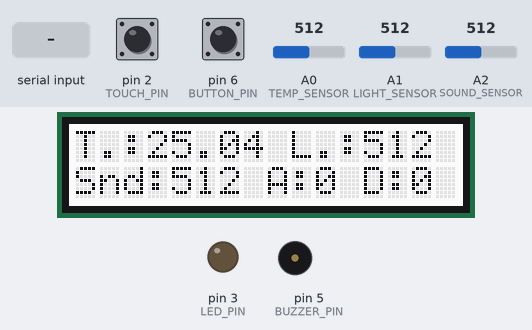
This sketch was run on a simulated Arduino Uno, built for the host (arithmetic inside an expression is 32-bit, double 64-bit). Shown: 16×2 character LCD, output pins drawn as LEDs (lit = HIGH), buzzer (waves = sounding, pin HIGH). The inputs (shaded band) are chosen by the test bench; at power-on: A2 (SOUND_SENSOR) = 512, A0 (TEMP_SENSOR) = 512, pin 6 (BUTTON_PIN) LOW, pin 2 (TOUCH_PIN) LOW, A1 (LIGHT_SENSOR) = 512. What the sketch prints to the serial monitor is not drawn.

Above: at 1.2 s.
1.3 s: "H" received over Serial
At 4.3 s:
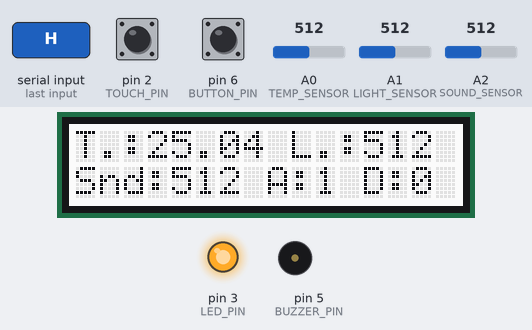
4.7 s: A2 (SOUND_SENSOR) set to 54
At 6.1 s:
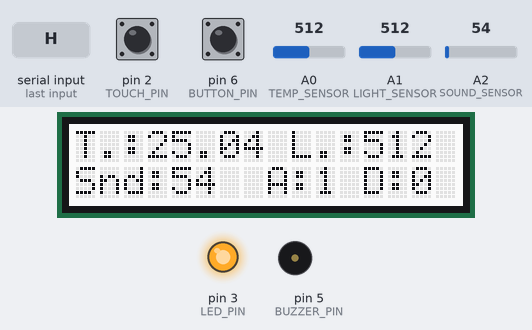
6.7 s: A2 (SOUND_SENSOR) set to 44
At 7.41 s:
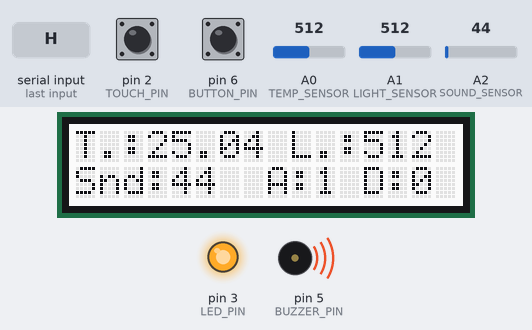
10.8 s: A0 (TEMP_SENSOR) set to 716
At 13.3 s:
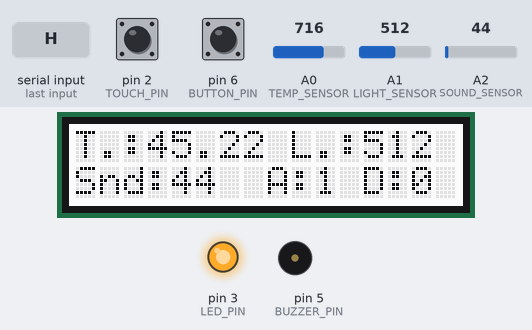
13.4 s: pin 6 (BUTTON_PIN) pulled HIGH for 1 s
At 15.3 s:
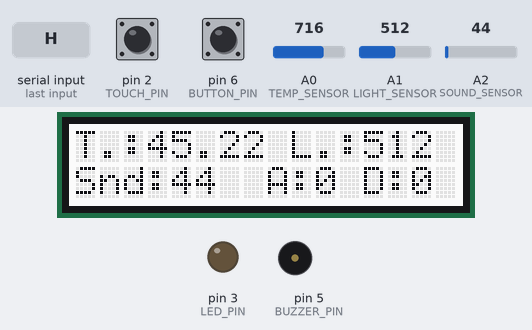
16.1 s: "H" received over the second serial link
At 16.8 s:
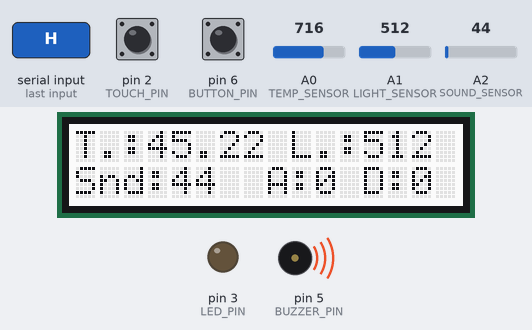
Timing chart, 0 to 19.2 s (numbered marks = the images above; inputs shaded):
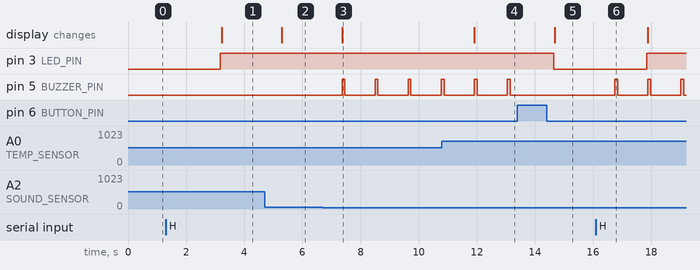

Measured:
- the behaviour switches between 50 and 49 on A2 (SOUND_SENSOR) (found by bisection; images 2 and 3)
- after the input at 1.3 s, pin 3 (LED_PIN): LOW → HIGH after 1.9 s; the display: changes after 1.9 s (image 1)
- after the input at 4.7 s, the display: changes after 0.59 s (image 2)
- after the input at 6.7 s, pin 5 (BUZZER_PIN): alternates HIGH for 0.10 s and LOW for 1.0 s, starting after 0.66 s; the display: changes after 0.66 s (image 3)
- after the input at 10.8 s, the display: changes after 1.1 s (image 4)
- after the input at 13.4 s, pin 3 (LED_PIN): HIGH → LOW after 1.2 s; pin 5 (BUZZER_PIN): stops changing and stays LOW; the display: changes after 1.3 s (image 5)
- after the input at 16.1 s, pin 3 (LED_PIN): LOW → HIGH after 1.8 s; pin 5 (BUZZER_PIN): alternates HIGH for 0.10 s and LOW for 1.0 s, starting after 0.65 s

The sketch:

SmartHome_Arduino_Code_serial_bt.ino
```cpp
#include <SoftwareSerial.h>
#include "rgb_lcd.h"

#define TOUCH_PIN 2
#define BUTTON_PIN 6
#define LED_PIN 3
#define TEMP_SENSOR A0
#define LIGHT_SENSOR A1
#define SOUND_SENSOR A2
#define BUZZER_PIN 5

#define B 3975
#define LIGHT_THRESHOLD 300
#define SOUND_THRESHOLD 50

#define BT_TX_PIN 11
#define BT_RX_PIN 10


bool alarmActive = false;
bool doorOpen = false;
bool intrusion = false;

rgb_lcd lcd;

SoftwareSerial bt =  SoftwareSerial(BT_RX_PIN, BT_TX_PIN);


float read_temperature(){

  // Get the (raw) value of the temperature sensor.
  int val = analogRead(TEMP_SENSOR);

  // Determine the current resistance of the thermistor based on the sensor value.
  float resistance = (float)(1023-val)*10000/val;

  // Calculate the temperature based on the resistance value.
  float temperature = 1/(log(resistance/10000)/B+1/298.15)-273.15;

  return temperature;
}

void check_alarm(){
  // Impostazione allarme con pulsante
  if (digitalRead(BUTTON_PIN) == HIGH) {
    alarmActive = !alarmActive;
    doorOpen = false;
    intrusion = false;
    delay(500);  // debounce
  }

  // Attivazione automatica allarme se poca luce
  int lightLevel = analogRead(LIGHT_SENSOR);
  if (lightLevel < LIGHT_THRESHOLD) {
    alarmActive = true;
  }
}

void set_status_alarm(){
  // Condizioni per attivare LED
  if (alarmActive) {
    digitalWrite(LED_PIN, HIGH);
  } else {
    digitalWrite(LED_PIN, LOW);
  }
}


void setup() {
  pinMode(TOUCH_PIN, INPUT);
  pinMode(BUTTON_PIN, INPUT);
  pinMode(LED_PIN, OUTPUT);
  pinMode(BUZZER_PIN, OUTPUT);
  digitalWrite(LED_PIN, LOW);
  digitalWrite(BUZZER_PIN, LOW);

  // Inizializzazione della delle colonne e righe del display LCD
  lcd.begin(16, 2);
  // Stampa di un messaggio
  lcd.print("Avvio...");

  Serial.begin(9600);

    // Definizione modalità pin
  pinMode(BT_RX_PIN, INPUT);
  pinMode(BT_TX_PIN, OUTPUT);
  // Inizializzazione della comunicazione Bluetooth
  bt.begin(9600);
}

void play_alarm(){
  /*if(1)
  return;*/
  digitalWrite(BUZZER_PIN, HIGH);
  delay(100);
  digitalWrite(BUZZER_PIN, LOW);
}

void print_info(){
  lcd.clear();
  // Lettura sensori
  int soundLevel = analogRead(SOUND_SENSOR);
  float temperatureC = read_temperature();
  lcd.setCursor(0, 0);
  lcd.print("T.:");
  lcd.setCursor(3, 0);
  lcd.print(temperatureC);

  lcd.setCursor(9, 0);
  lcd.print("L.:");
  int lightLevel = analogRead(LIGHT_SENSOR);
  lcd.setCursor(12, 0);
  lcd.print(lightLevel);

  lcd.setCursor(0, 1);
  lcd.print("Snd:");
  lcd.setCursor(4, 1);
  lcd.print(soundLevel);

  lcd.setCursor(8, 1);
  lcd.print("A:");
  lcd.setCursor(10, 1);
  lcd.print(alarmActive);

  lcd.setCursor(12, 1);
  lcd.print("D:");
  lcd.setCursor(14, 1);
  lcd.print(doorOpen);

  Serial.print("Allarm status: ");
  Serial.println(alarmActive);

  if(intrusion){
    bt.write('I');
  }

}

void handle_command(const char c){
  switch (c) {
    case 'H':
      // attiva allarme
      alarmActive = true;
      break;
    case 'A':
    case 'L':
      // disattiva allarme
      //alarmActive = false;
      doorOpen = false;
      intrusion = false;
      break;
    case 'T':
      // chede la temperatura
      Serial.println(read_temperature());
      bt.write(read_temperature());
      break;
    case 'I':
      // chede la temperatura
      if(intrusion){
        Serial.println('I');
        bt.write('I');
      }
      break;
  }

}

void loop() {
  Serial.print("....");
  check_alarm();
  set_status_alarm();
  print_info();

  if(Serial.available()){
    char charInput = Serial.read();
    Serial.println(charInput);
    handle_command(charInput);
  }

  if (bt.available()){
    char btCharInput = bt.read();
    Serial.print("BT command: ");
    Serial.println(btCharInput);

    handle_command(btCharInput);
  }

  // Controllo apertura porta con touch
  if (digitalRead(TOUCH_PIN) == HIGH) {
    doorOpen = true;
    delay(500);  // debounce
  }

  // Allarme attivo con suono eccessivo
  int soundLevel = analogRead(SOUND_SENSOR);

  if(alarmActive){
    if(soundLevel < SOUND_THRESHOLD || doorOpen){
      intrusion = true;
    }
  }

  // Allarme attivo e porta aperta
  if (intrusion) {
    play_alarm();

  }


  delay(1000);
}
```
